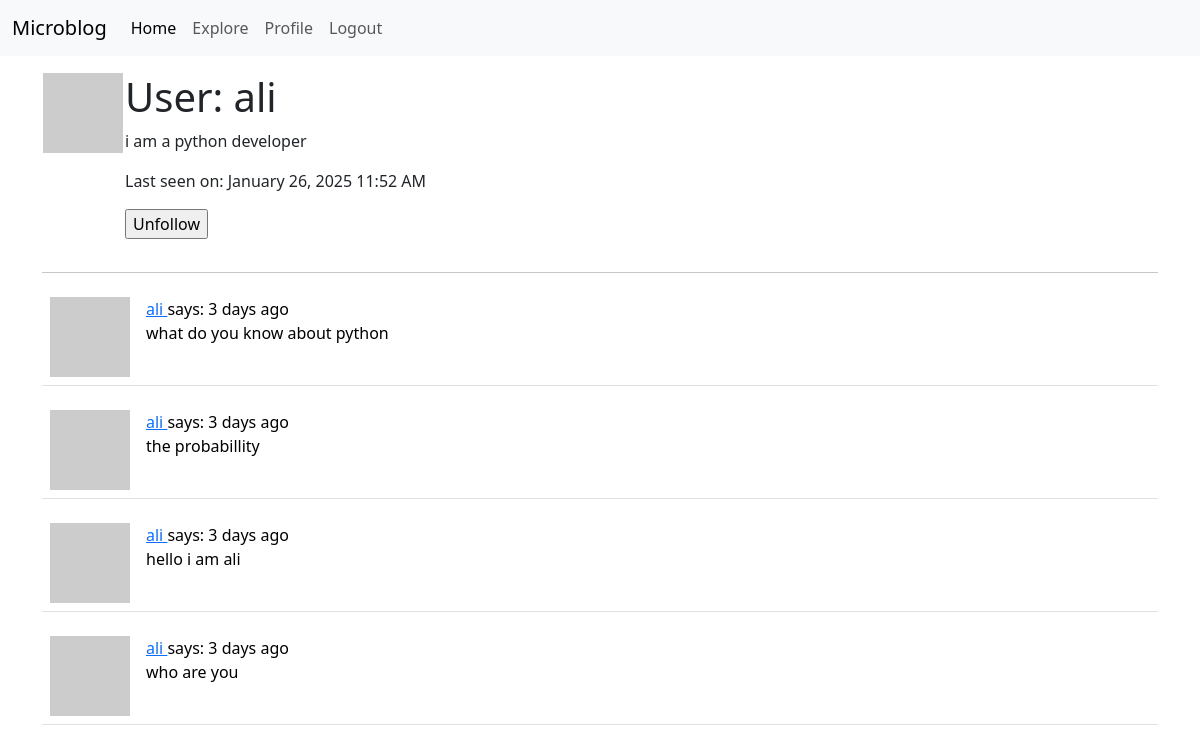
Screenshot of /user/ali (signed in) with the database file from the repository.
### app/models.py (models this page shows, shortened)
class User(UserMixin,db.Model):
    id : so.Mapped[int] = so.mapped_column(primary_key=True)
    username : so.Mapped[str] = so.mapped_column(sa.String(64),index=True, unique=True)
    email : so.Mapped[str] = so.mapped_column(sa.String(120), index=True, unique=True)
    password_hash : so.Mapped[Optional[str]] = so.mapped_column(sa.String(256))
    posts: so.WriteOnlyMapped['Post'] = so.relationship(
        back_populates='author')
    about_me: so.Mapped[Optional[str]] = so.mapped_column(sa.String(140))
    last_seen: so.Mapped[Optional[datetime]] = so.mapped_column(
        default=lambda: datetime.now(timezone.utc))
    following: so.WriteOnlyMapped['User'] = so.relationship(
        secondary=followers, primaryjoin=(followers.c.follower_id == id),
        secondaryjoin=(followers.c.followed_id == id),
        back_populates='followers')
    followers: so.WriteOnlyMapped['User'] = so.relationship(
        secondary=followers, primaryjoin=(followers.c.followed_id == id),
        secondaryjoin=(followers.c.follower_id == id),
        back_populates='following')
    def avatar(self, size):
        digest = md5(self.email.lower().encode('utf-8')).hexdigest()
        return f'https://www.gravatar.com/avatar/{digest}?d=identicon&s={size}'
    def is_following(self, user):
        query = self.following.select().where(User.id == user.id)
        return db.session.scalar(query) is not None

class Post(db.Model):
    id: so.Mapped[int] = so.mapped_column(primary_key=True)
    body: so.Mapped[str] = so.mapped_column(sa.String(140))
    timestamp: so.Mapped[datetime] = so.mapped_column(
        index=True, default=lambda: datetime.now(timezone.utc))
    user_id: so.Mapped[int] = so.mapped_column(sa.ForeignKey('user.id'),index=True)
    author: so.Mapped[User] = so.relationship(back_populates='posts')

### app/routes.py (the view)
@app.route('/user/<username>')
@login_required
def user(username):
    user = db.first_or_404(sa.select(User).where(User.username==username))
    page=request.args.get('page',1,type=int)
    query=user.posts.select().order_by(Post.timestamp.desc())
    posts = db.paginate(query,page=page,per_page=app.config['POSTS_PER_PAGE'],error_out=False)
    next_url = url_for('user', username=user.username, page=posts.next_num) \
        if posts.has_next else None
    prev_url = url_for('user', username=user.username, page=posts.prev_num) \
        if posts.has_prev else None
    form = EmptyForm()
    return render_template('user.html', user=user, posts=posts,form=form, next_url=next_url,prev_url=prev_url)

### app/forms.py
class EmptyForm(FlaskForm):
    submit = SubmitField('Submit')

### app/models.py (called while the page is built)
@login.user_loader
def load_user(id):
    return db.session.get(User, int(id))

### app/routes.py (called while the page is built)
@app.before_request
def before_request():
    if current_user.is_authenticated:
        current_user.last_seen = datetime.now(timezone.utc)
        db.session.commit()

### app/templates/user.html (shortened to what this page needs)
{% extends 'base.html' %}
{% block content %}
    <table>
        <tr valign="top">
            <td><img src="{{ user.avatar(128) }}"></td>
            <td>
                <h1>User: {{ user.username }}</h1>
                {% if user.about_me %}
                    <p>{{ user.about_me }}</p>
                {% endif %}
                {% if user.last_seen %}
                    <p>Last seen on: {{moment(user.last_seen).format('LLL')}}</p>
                {% endif %}
                {% if user == current_user %}
                <p><a href="{{ url_for('edit_profile') }}">Edit your profile</a></p>
                {% else %}
                <p>
                    <form action="{{ url_for('unfollow', username=user.username) }}" method="post">
                        {{ form.submit(value='Unfollow') }}
                    </form>
                </p>
                {% endif %}
            </td>
        </tr>
    </table>
    <hr>
    {% for post in posts %}
     {% include '_post.html'   %}
    {% endfor %}
{% endblock %}

### app/templates/_post.html
<table class="table table-hover">
    <tr>
        <td width="70px">
            <a href="{{ url_for('user', username=post.author.username) }}">
                <img src="{{ post.author.avatar(70) }}" />
            </a>
        </td>
        <td>
            <a href="{{ url_for('user', username=post.author.username) }}">
                {{ post.author.username }}
            </a>
            says: {{moment(post.timestamp).fromNow()}}
            <br>
            {{ post.body }}
        </td>
    </tr>
</table>

### rows the page displays
User: username "ali", about_me "i am a python developer", last_seen "January 26, 2025 11:52 AM"
Post: author.username "ali", timestamp "3 days ago", body "what do you know about python"
Post: author.username "ali", timestamp "3 days ago", body "the probabillity"
Post: author.username "ali", timestamp "3 days ago", body "hello i am ali"
Post: author.username "ali", timestamp "3 days ago", body "who are you"
